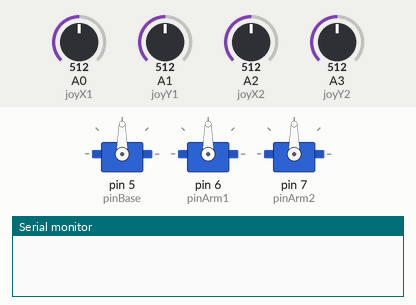
Simulated run of this sketch. Board: Arduino Uno, built with avr-gcc and run on an emulated ATmega328P. Shown: 3 × servo, the last lines printed to the serial monitor. The inputs (shaded band) are chosen by the test bench; at power-on: A0 (joyX1) = 512, A1 (joyY1) = 512, A2 (joyX2) = 512, A3 (joyY2) = 512.

Above: at 0.1 s.
At 5.1 s:
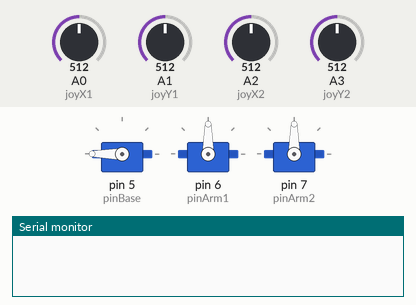
At 9.1 s:
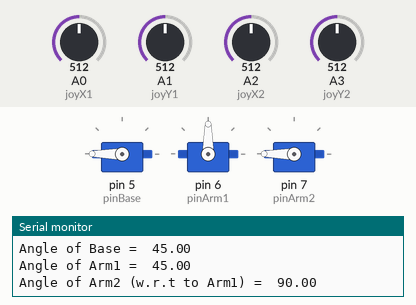
At 19.79 s:
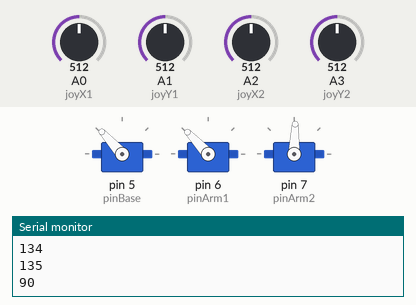
At 22.83 s:
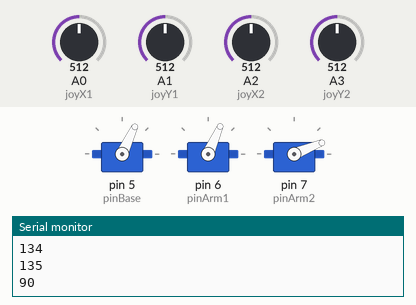
At 25.9 s:
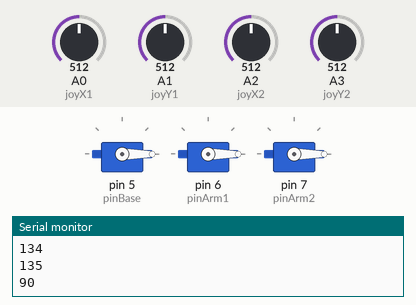
Timing chart, 0 to 27.4 s (numbered marks = the images above):
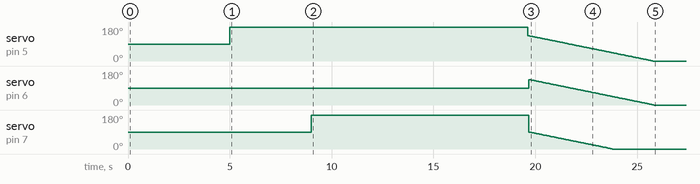

The sketch:

InverseKinematics.ino
```cpp
#include<math.h>
#include<Servo.h>

//ENTER THE VALUE OF BASE, ARM1, ARM2:
int lenBase = 25;
int lenArm1 = 25;
int lenArm2 = 25;

//ENTER THE VALUE OF X Y Z HERE:
int x = 25;
int y = 25;
int z = 25;

#define RAD2DEG 180/3.1415

#define joyX1 A0
#define joyY1 A1
#define joyX2 A2
#define joyY2 A3

#define pinBase 5
#define pinArm1 6
#define pinArm2 7

Servo base, arm1, arm2;

int prevPosBase, prevPosArm1, prevPosArm2;
int newPosBase, newPosArm1, newPosArm2;

int iniXaxis1, iniYaxis1;
int iniXaxis2, iniYaxis2;

int posXaxis1, posYaxis1;
int posXaxis2, posYaxis2;

double angle[3];
int alpha = 0, beta = 90, gamma = 90;

void getAngle(int x, int y, int z, int base, int arm1, int arm2){


  double d = sqrt(x*x + y*y + (z-base)*(z-base));

  if(x!=0){
    double p = y/x;
    angle[0] = atan(p);}
  else{
    angle[0] = PI/2;}

  double theta1 = asin((z-base)/d);
  double theta2 = acos((arm1*arm1 - arm2*arm2 + d*d)/(2*arm1*d));

  angle[1] = theta1 + theta2;

  angle[2] = acos((arm1*arm1 + arm2*arm2 - d*d)/(2*arm1*arm2));

  angle[0] = angle[0] * RAD2DEG;
  angle[1] = angle[1] * RAD2DEG;
  angle[2] = angle[2] * RAD2DEG;

  Serial.print("Angle of Base =  ");
  Serial.println(angle[0]);

  Serial.print("Angle of Arm1 =  ");
  Serial.println(angle[1]);

  Serial.print("Angle of Arm2 (w.r.t to Arm1) =  ");
  Serial.println(angle[2]);

  int angles[3];
  for(int i = 0; i<=3; i++){
    angles[i] = (int)angle[i];
  }

  return angles;
}

void moveToXYZ(int iniPos, int finPos, Servo servo){
  if(iniPos>finPos){
    for(int i = iniPos; i>=finPos; i--){
      servo.write(i);
      delay(25);
    }
  }
  else{
    for(int i = iniPos; i<=finPos; i++){
      servo.write(i);
      delay(25);
    }
  }
}
void setup() {
  // put your setup code here, to run once:
  Serial.begin(9600);

  pinMode(joyX1, INPUT);
  pinMode(joyY1, INPUT);
  pinMode(joyY2, INPUT);
  pinMode(joyX2, INPUT);

  base.attach(pinBase);
  arm1.attach(pinArm1);
  arm2.attach(pinArm2);

  delay(5000);
  base.write(180);
  delay(2000);
  arm1.write(90);
  delay(2000);
  arm2.write(180);


  prevPosBase = 180;
  prevPosArm1 = 90;
  prevPosArm2 = 180;


  getAngle(x, y, z, lenBase, lenArm1, lenArm2);


  if(z<0){
    Serial.println("The arms hit the base, change point to z>=0" );
    }
  else{
    if( 0<=angle[0]<=180 && 0<=angle[2]<=180){
      alpha = 180 - angle[0];
      gamma = angle[2];
      moveToXYZ(prevPosBase, alpha, base);
      delay(2000);

      if(0<=angle[1]<=90){
      beta = 90 + angle[1];
      moveToXYZ(prevPosArm1, beta, arm1);
      delay(2000);
      moveToXYZ(prevPosArm2, gamma, arm2);
      delay(2000);
      }
    else{
       Serial.println("The point can't be reached by the current configeration");
    }
   }
 }
    newPosBase = alpha;
    newPosArm1 = beta;
    newPosArm2 = gamma;

    Serial.println(alpha);
    Serial.println(beta);
    Serial.println(gamma);

  iniXaxis1 = analogRead(joyX1);
  iniYaxis1 = analogRead(joyY1);
  iniXaxis2 = analogRead(joyX2);
  iniYaxis2 = analogRead(joyY2);
}

void loop() {
  // put your main code here, to run repeatedly:
  int posX1 = analogRead(joyX1);
  int posY1 = analogRead(joyY1);
  int posY2 = analogRead(joyY2);
  int posX2 = analogRead(joyX2);

  if(posYaxis1 >= iniYaxis1 + 100){
    base.write(newPosBase++);
    delay(15);
  }
  else if(posYaxis1 <= iniYaxis1 - 100){
    base.write(newPosBase--);
    delay(15);
  }

  if(posXaxis1 >= iniXaxis1 + 100){
    arm1.write(newPosArm1++);
    delay(15);
  }
  else if(posXaxis1 <= iniXaxis1 - 100){
    arm1.write(newPosArm1--);
    delay(15);
  }

  if(posXaxis2 >= iniXaxis2 + 100){
    arm2.write(newPosArm2++);
    delay(15);
  }
  else if(posXaxis2 <= iniXaxis2 - 100){
    arm2.write(newPosArm2--);
    delay(15);
  }
}
```
